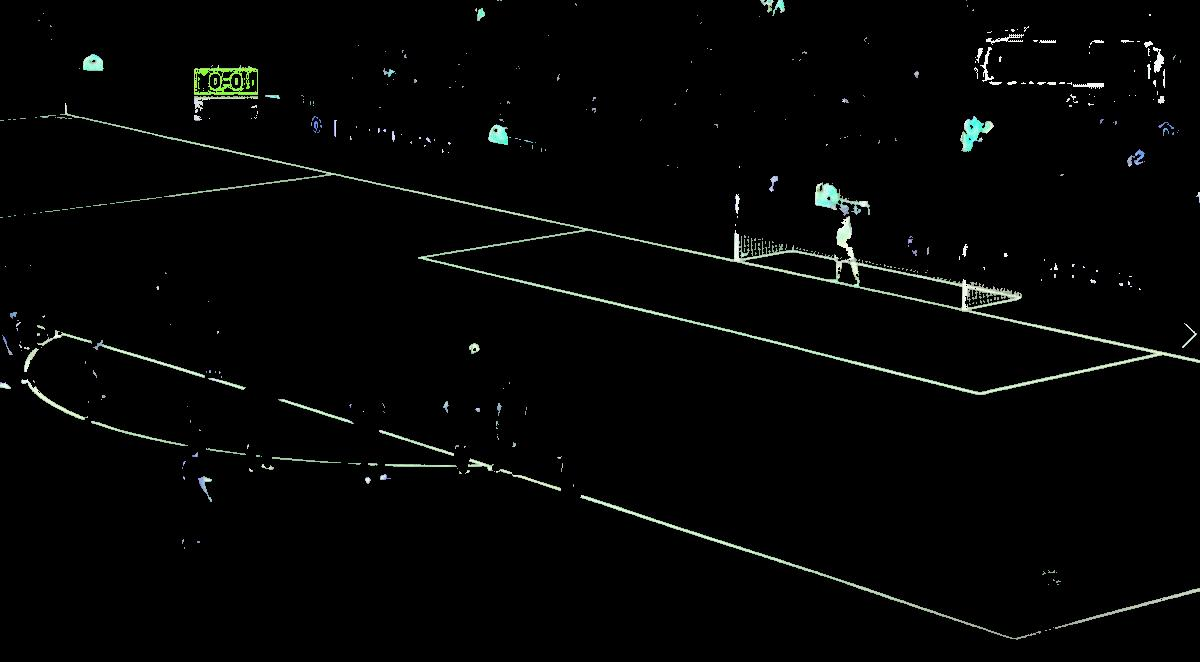
#> input picture Lucas/output_0.jpg, 1200 x 662 px, found by its file name
$ python broadcast.py
#> lines starting #> are read from the running program, lines starting #| are printed output that depends on the picture; after the words box and inside, x2 and y2 are one past the last pixel; in counts of white or black regions, pixels touching at a corner belong together
from pathlib import Path
import os

import cv2
import numpy as np

def is_white_pixel(pixel, threshold=175):

    if pixel[0] > threshold and pixel[1] > threshold and pixel[2] > threshold:
        return True

    return False

def is_red_pixel(pixel):

    if pixel[0] < 0.75*pixel[2] and pixel[1] < 0.75*pixel[2] and pixel[2] > 90:
        return True

    return False

def is_dark_pixel(pixel):

    if pixel[0] < 100 and pixel[1] < 100 and pixel[2] < 100:
        return True

    return False

if __name__ == '__main__':
    image = cv2.imread('../Lucas/output_0.jpg')
#> image is the input picture: shape (662, 1200, 3); mean B, G, R 5, 5.5, 4.8

    red_pixels = []
    background_pixels = []
    line_pixels = []
    for x in range(image.shape[1]):
        for y in range(image.shape[0]):

            pixel = image[y,x,:]

            if is_red_pixel(pixel):
                red_pixels.append((x,y))
            elif is_white_pixel(pixel):
                pixel = np.array([255,0,0])
                background_pixels.append((x,y))
            else:
                pixel = np.array([0,0,0])
                line_pixels.append(pixel)

            image[y,x,:] = pixel
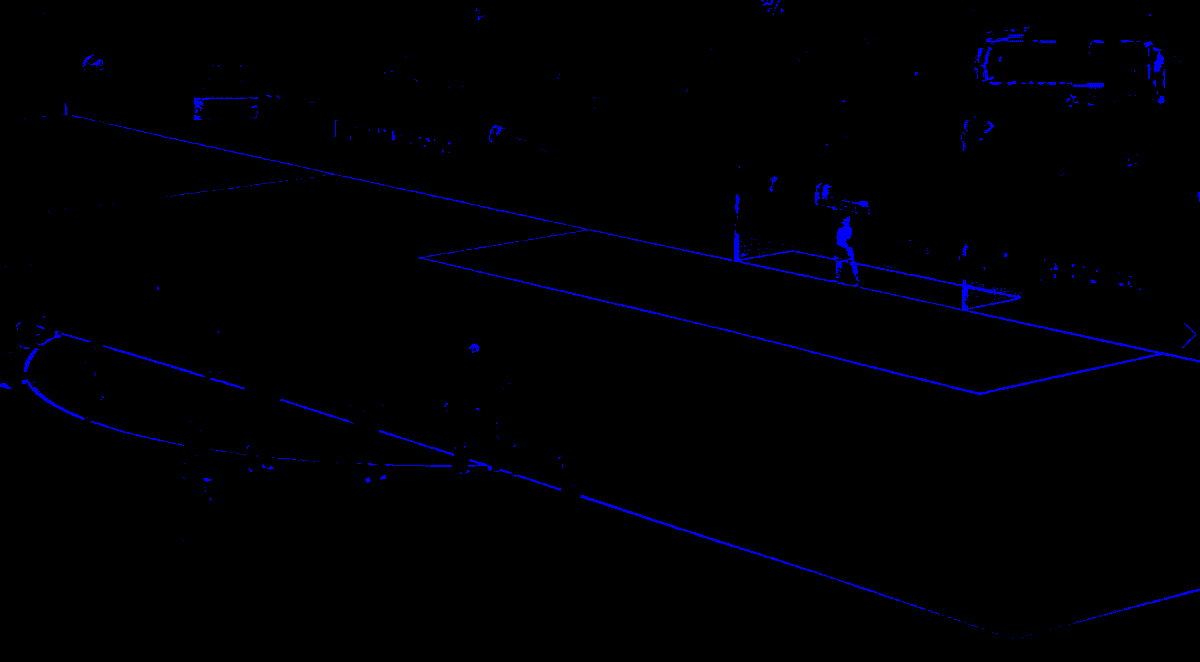
#> image: shape (662, 1200, 3); 14.3% of pixels changed, all inside (x1, y1, x2, y2) = (0, 0, 1200, 641)
#> after the loop, background_pixels = 10351 pairs, first value 0 to 1199, second value 0 to 638; line_pixels = 784049 items; red_pixels = []

    cv2.imwrite('x.jpg', image)
